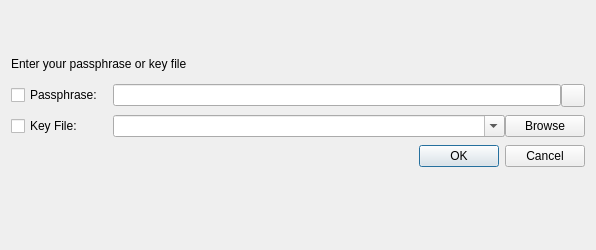
<?xml version="1.0" encoding="UTF-8"?>
<ui version="4.0">
 <class>DatabaseOpenWidget</class>
 <widget class="QWidget" name="DatabaseOpenWidget">
  <property name="geometry">
   <rect>
    <x>0</x>
    <y>0</y>
    <width>596</width>
    <height>250</height>
   </rect>
  </property>
  <layout class="QVBoxLayout" name="verticalLayout" stretch="1,0,0,0,0,0,3">
   <property name="spacing">
    <number>8</number>
   </property>
   <item>
    <spacer name="verticalSpacer_2">
     <property name="orientation">
      <enum>Qt::Vertical</enum>
     </property>
     <property name="sizeHint" stdset="0">
      <size>
       <width>20</width>
       <height>40</height>
      </size>
     </property>
    </spacer>
   </item>
   <item>
    <widget class="QLabel" name="labelFilename">
     <property name="enabled">
      <bool>true</bool>
     </property>
    </widget>
   </item>
   <item>
    <widget class="QLabel" name="labelHeadline">
     <property name="text">
      <string>Enter your passphrase or key file</string>
     </property>
     <property name="alignment">
      <set>Qt::AlignBottom|Qt::AlignLeading|Qt::AlignLeft</set>
     </property>
    </widget>
   </item>
   <item>
    <spacer name="verticalSpacer_3">
     <property name="orientation">
      <enum>Qt::Vertical</enum>
     </property>
     <property name="sizeHint" stdset="0">
      <size>
       <width>20</width>
       <height>5</height>
      </size>
     </property>
    </spacer>
   </item>
   <item>
    <layout class="QGridLayout" name="gridLayout">
     <property name="horizontalSpacing">
      <number>10</number>
     </property>
     <property name="verticalSpacing">
      <number>8</number>
     </property>
     <item row="1" column="0">
      <widget class="QCheckBox" name="checkKeyFile">
       <property name="text">
        <string>Key File:</string>
       </property>
      </widget>
     </item>
     <item row="0" column="0">
      <widget class="QCheckBox" name="checkPassword">
       <property name="enabled">
        <bool>true</bool>
       </property>
       <property name="sizePolicy">
        <sizepolicy hsizetype="Minimum" vsizetype="Fixed">
         <horstretch>0</horstretch>
         <verstretch>0</verstretch>
        </sizepolicy>
       </property>
       <property name="text">
        <string>Passphrase:</string>
       </property>
      </widget>
     </item>
     <item row="0" column="1">
      <layout class="QHBoxLayout" name="horizontalLayout">
       <item>
        <widget class="PasswordEdit" name="editPassword">
         <property name="echoMode">
          <enum>QLineEdit::Password</enum>
         </property>
        </widget>
       </item>
       <item>
        <widget class="QToolButton" name="buttonTogglePassword">
         <property name="checkable">
          <bool>true</bool>
         </property>
        </widget>
       </item>
      </layout>
     </item>
     <item row="1" column="1">
      <layout class="QHBoxLayout" name="horizontalLayout_2">
       <item>
        <widget class="QComboBox" name="comboKeyFile">
         <property name="sizePolicy">
          <sizepolicy hsizetype="Expanding" vsizetype="Fixed">
           <horstretch>0</horstretch>
           <verstretch>0</verstretch>
          </sizepolicy>
         </property>
         <property name="layoutDirection">
          <enum>Qt::LeftToRight</enum>
         </property>
         <property name="editable">
          <bool>true</bool>
         </property>
         <property name="currentIndex">
          <number>-1</number>
         </property>
        </widget>
       </item>
       <item>
        <widget class="QPushButton" name="buttonBrowseFile">
         <property name="text">
          <string>Browse</string>
         </property>
        </widget>
       </item>
      </layout>
     </item>
    </layout>
   </item>
   <item>
    <widget class="QDialogButtonBox" name="buttonBox">
     <property name="orientation">
      <enum>Qt::Horizontal</enum>
     </property>
     <property name="standardButtons">
      <set>QDialogButtonBox::Cancel|QDialogButtonBox::Ok</set>
     </property>
    </widget>
   </item>
   <item>
    <spacer name="verticalSpacer">
     <property name="orientation">
      <enum>Qt::Vertical</enum>
     </property>
     <property name="sizeHint" stdset="0">
      <size>
       <width>20</width>
       <height>40</height>
      </size>
     </property>
    </spacer>
   </item>
  </layout>
 </widget>
 <customwidgets>
  <customwidget>
   <class>PasswordEdit</class>
   <extends>QLineEdit</extends>
   <header>gui/PasswordEdit.h</header>
  </customwidget>
 </customwidgets>
 <tabstops>
  <tabstop>checkPassword</tabstop>
  <tabstop>buttonTogglePassword</tabstop>
  <tabstop>checkKeyFile</tabstop>
  <tabstop>buttonBrowseFile</tabstop>
  <tabstop>buttonBox</tabstop>
 </tabstops>
 <resources/>
 <connections/>
</ui>
